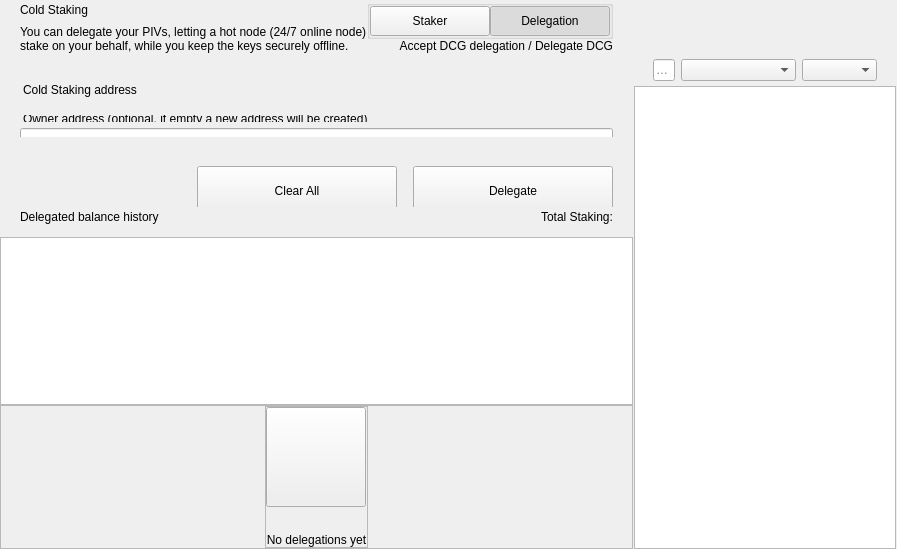
<?xml version="1.0" encoding="UTF-8"?>
<ui version="4.0">
 <class>ColdStakingWidget</class>
 <widget class="QWidget" name="ColdStakingWidget">
  <property name="geometry">
   <rect>
    <x>0</x>
    <y>0</y>
    <width>629</width>
    <height>549</height>
   </rect>
  </property>
  <property name="windowTitle">
   <string notr="true">N/A</string>
  </property>
  <layout class="QHBoxLayout" name="horizontalLayout_1" stretch="2,1">
   <property name="spacing">
    <number>0</number>
   </property>
   <property name="leftMargin">
    <number>0</number>
   </property>
   <property name="topMargin">
    <number>0</number>
   </property>
   <property name="rightMargin">
    <number>0</number>
   </property>
   <property name="bottomMargin">
    <number>0</number>
   </property>
   <item>
    <widget class="QWidget" name="left" native="true">
     <layout class="QVBoxLayout" name="verticalLayout_3">
      <property name="leftMargin">
       <number>0</number>
      </property>
      <property name="topMargin">
       <number>0</number>
      </property>
      <property name="rightMargin">
       <number>0</number>
      </property>
      <property name="bottomMargin">
       <number>0</number>
      </property>
      <item>
       <layout class="QVBoxLayout" name="verticalLayout_2">
        <property name="spacing">
         <number>0</number>
        </property>
        <item>
         <layout class="QVBoxLayout" name="verticalLayoutTop">
          <property name="spacing">
           <number>0</number>
          </property>
          <property name="leftMargin">
           <number>0</number>
          </property>
          <property name="rightMargin">
           <number>0</number>
          </property>
          <item>
           <widget class="QWidget" name="containerTitle" native="true">
            <property name="sizePolicy">
             <sizepolicy hsizetype="Preferred" vsizetype="Minimum">
              <horstretch>0</horstretch>
              <verstretch>0</verstretch>
             </sizepolicy>
            </property>
            <property name="maximumSize">
             <size>
              <width>16777215</width>
              <height>100</height>
             </size>
            </property>
            <layout class="QHBoxLayout" name="containerTitleLayout">
             <property name="spacing">
              <number>0</number>
             </property>
             <property name="leftMargin">
              <number>20</number>
             </property>
             <property name="topMargin">
              <number>0</number>
             </property>
             <property name="rightMargin">
              <number>20</number>
             </property>
             <property name="bottomMargin">
              <number>0</number>
             </property>
             <item>
              <layout class="QVBoxLayout" name="verticalLayout11">
               <property name="spacing">
                <number>5</number>
               </property>
               <item>
                <widget class="QLabel" name="labelTitle">
                 <property name="text">
                  <string>Cold Staking</string>
                 </property>
                </widget>
               </item>
               <item>
                <widget class="QLabel" name="labelSubtitle1">
                 <property name="maximumSize">
                  <size>
                   <width>16777215</width>
                   <height>16777215</height>
                  </size>
                 </property>
                 <property name="text">
                  <string>You can delegate your PIVs, letting a hot node (24/7 online node)
stake on your behalf, while you keep the keys securely offline.</string>
                 </property>
                </widget>
               </item>
              </layout>
             </item>
             <item>
              <spacer name="horizontalSpacer">
               <property name="orientation">
                <enum>Qt::Horizontal</enum>
               </property>
               <property name="sizeHint" stdset="0">
                <size>
                 <width>40</width>
                 <height>20</height>
                </size>
               </property>
              </spacer>
             </item>
             <item>
              <widget class="QWidget" name="containerViewPrivacyChecks" native="true">
               <layout class="QVBoxLayout" name="containerPrivacyChecks">
                <property name="spacing">
                 <number>0</number>
                </property>
                <property name="leftMargin">
                 <number>0</number>
                </property>
                <property name="topMargin">
                 <number>0</number>
                </property>
                <property name="rightMargin">
                 <number>0</number>
                </property>
                <property name="bottomMargin">
                 <number>0</number>
                </property>
                <item alignment="Qt::AlignHCenter|Qt::AlignVCenter">
                 <widget class="QGroupBox" name="groupBox">
                  <property name="title">
                   <string/>
                  </property>
                  <layout class="QHBoxLayout" name="horizontalLayout_2_1">
                   <property name="spacing">
                    <number>0</number>
                   </property>
                   <property name="leftMargin">
                    <number>0</number>
                   </property>
                   <property name="topMargin">
                    <number>0</number>
                   </property>
                   <property name="rightMargin">
                    <number>0</number>
                   </property>
                   <property name="bottomMargin">
                    <number>0</number>
                   </property>
                   <item>
                    <widget class="QPushButton" name="pushLeft">
                     <property name="minimumSize">
                      <size>
                       <width>120</width>
                       <height>30</height>
                      </size>
                     </property>
                     <property name="maximumSize">
                      <size>
                       <width>120</width>
                       <height>30</height>
                      </size>
                     </property>
                     <property name="focusPolicy">
                      <enum>Qt::NoFocus</enum>
                     </property>
                     <property name="text">
                      <string>Staker</string>
                     </property>
                     <property name="checkable">
                      <bool>true</bool>
                     </property>
                     <property name="autoExclusive">
                      <bool>true</bool>
                     </property>
                    </widget>
                   </item>
                   <item>
                    <widget class="QPushButton" name="pushRight">
                     <property name="minimumSize">
                      <size>
                       <width>120</width>
                       <height>30</height>
                      </size>
                     </property>
                     <property name="maximumSize">
                      <size>
                       <width>120</width>
                       <height>30</height>
                      </size>
                     </property>
                     <property name="focusPolicy">
                      <enum>Qt::NoFocus</enum>
                     </property>
                     <property name="text">
                      <string>Delegation</string>
                     </property>
                     <property name="checkable">
                      <bool>true</bool>
                     </property>
                     <property name="checked">
                      <bool>true</bool>
                     </property>
                     <property name="autoExclusive">
                      <bool>true</bool>
                     </property>
                    </widget>
                   </item>
                  </layout>
                 </widget>
                </item>
                <item alignment="Qt::AlignTop">
                 <widget class="QLabel" name="labelSubtitle2">
                  <property name="text">
                   <string>Accept DCG delegation / Delegate DCG</string>
                  </property>
                  <property name="alignment">
                   <set>Qt::AlignRight|Qt::AlignTrailing|Qt::AlignVCenter</set>
                  </property>
                 </widget>
                </item>
               </layout>
              </widget>
             </item>
            </layout>
           </widget>
          </item>
          <item>
           <spacer name="verticalSpacer_2">
            <property name="orientation">
             <enum>Qt::Vertical</enum>
            </property>
            <property name="sizeType">
             <enum>QSizePolicy::Fixed</enum>
            </property>
            <property name="sizeHint" stdset="0">
             <size>
              <width>20</width>
              <height>30</height>
             </size>
            </property>
           </spacer>
          </item>
          <item>
           <widget class="QWidget" name="containerSend" native="true">
            <property name="minimumSize">
             <size>
              <width>0</width>
              <height>50</height>
             </size>
            </property>
            <layout class="QVBoxLayout" name="containerSendRow">
             <property name="spacing">
              <number>6</number>
             </property>
             <property name="leftMargin">
              <number>0</number>
             </property>
             <property name="topMargin">
              <number>0</number>
             </property>
             <property name="rightMargin">
              <number>0</number>
             </property>
             <property name="bottomMargin">
              <number>0</number>
             </property>
             <item>
              <widget class="QLabel" name="labelEditTitle">
               <property name="maximumSize">
                <size>
                 <width>16777215</width>
                 <height>30</height>
                </size>
               </property>
               <property name="styleSheet">
                <string notr="true">padding-left:20px; padding-bottom:3px;</string>
               </property>
               <property name="text">
                <string>Cold Staking address</string>
               </property>
              </widget>
             </item>
             <item>
              <spacer name="verticalSpacer_6">
               <property name="orientation">
                <enum>Qt::Vertical</enum>
               </property>
               <property name="sizeType">
                <enum>QSizePolicy::Fixed</enum>
               </property>
               <property name="sizeHint" stdset="0">
                <size>
                 <width>20</width>
                 <height>9</height>
                </size>
               </property>
              </spacer>
             </item>
             <item>
              <widget class="QWidget" name="containerOwner" native="true">
               <layout class="QVBoxLayout" name="vContainerOwner">
                <property name="spacing">
                 <number>4</number>
                </property>
                <property name="leftMargin">
                 <number>20</number>
                </property>
                <property name="topMargin">
                 <number>0</number>
                </property>
                <property name="rightMargin">
                 <number>20</number>
                </property>
                <property name="bottomMargin">
                 <number>0</number>
                </property>
                <item>
                 <widget class="QLabel" name="labelSubtitleDescription">
                  <property name="maximumSize">
                   <size>
                    <width>16777215</width>
                    <height>20</height>
                   </size>
                  </property>
                  <property name="styleSheet">
                   <string notr="true">margin-bottom:2px;
                   margin-left:0.05px;
                   padding:0px;</string>
                  </property>
                  <property name="text">
                   <string>Owner address (optional, if empty a new address will be created)</string>
                  </property>
                 </widget>
                </item>
                <item>
                 <widget class="QLineEdit" name="lineEditOwnerAddress">
                  <property name="minimumSize">
                   <size>
                    <width>0</width>
                    <height>50</height>
                   </size>
                  </property>
                  <property name="maximumSize">
                   <size>
                    <width>16777215</width>
                    <height>50</height>
                   </size>
                  </property>
                  <property name="styleSheet">
                   <string notr="true"/>
                  </property>
                  <property name="placeholderText">
                   <string>Enter owner address</string>
                  </property>
                 </widget>
                </item>
               </layout>
              </widget>
             </item>
            </layout>
           </widget>
          </item>
         </layout>
        </item>
        <item>
         <spacer name="verticalSpacer_3">
          <property name="orientation">
           <enum>Qt::Vertical</enum>
          </property>
          <property name="sizeType">
           <enum>QSizePolicy::Minimum</enum>
          </property>
          <property name="sizeHint" stdset="0">
           <size>
            <width>20</width>
            <height>20</height>
           </size>
          </property>
         </spacer>
        </item>
        <item>
         <widget class="QWidget" name="containerBtn" native="true">
          <property name="minimumSize">
           <size>
            <width>0</width>
            <height>50</height>
           </size>
          </property>
          <layout class="QHBoxLayout" name="horizontalLayout">
           <property name="rightMargin">
            <number>20</number>
           </property>
           <item>
            <spacer name="horizontalSpacer_2">
             <property name="orientation">
              <enum>Qt::Horizontal</enum>
             </property>
             <property name="sizeHint" stdset="0">
              <size>
               <width>200</width>
               <height>20</height>
              </size>
             </property>
            </spacer>
           </item>
           <item>
            <layout class="QHBoxLayout" name="horizontalLayout_7">
             <item>
              <spacer name="horizontalSpacer_3">
               <property name="orientation">
                <enum>Qt::Horizontal</enum>
               </property>
               <property name="sizeType">
                <enum>QSizePolicy::Expanding</enum>
               </property>
               <property name="sizeHint" stdset="0">
                <size>
                 <width>40</width>
                 <height>20</height>
                </size>
               </property>
              </spacer>
             </item>
             <item>
              <widget class="QPushButton" name="pushButtonClear">
               <property name="minimumSize">
                <size>
                 <width>200</width>
                 <height>50</height>
                </size>
               </property>
               <property name="focusPolicy">
                <enum>Qt::NoFocus</enum>
               </property>
               <property name="text">
                <string>Clear All</string>
               </property>
              </widget>
             </item>
             <item>
              <spacer name="horizontalSpacer_4">
               <property name="orientation">
                <enum>Qt::Horizontal</enum>
               </property>
               <property name="sizeType">
                <enum>QSizePolicy::Fixed</enum>
               </property>
               <property name="sizeHint" stdset="0">
                <size>
                 <width>10</width>
                 <height>20</height>
                </size>
               </property>
              </spacer>
             </item>
             <item>
              <widget class="QPushButton" name="pushButtonSend">
               <property name="minimumSize">
                <size>
                 <width>200</width>
                 <height>50</height>
                </size>
               </property>
               <property name="maximumSize">
                <size>
                 <width>200</width>
                 <height>50</height>
                </size>
               </property>
               <property name="focusPolicy">
                <enum>Qt::NoFocus</enum>
               </property>
               <property name="text">
                <string>Delegate</string>
               </property>
              </widget>
             </item>
            </layout>
           </item>
          </layout>
         </widget>
        </item>
        <item>
         <widget class="QWidget" name="containerHistoryLabel" native="true">
          <layout class="QHBoxLayout" name="horizontalLayout_4">
           <property name="spacing">
            <number>0</number>
           </property>
           <property name="leftMargin">
            <number>20</number>
           </property>
           <property name="topMargin">
            <number>0</number>
           </property>
           <property name="rightMargin">
            <number>20</number>
           </property>
           <property name="bottomMargin">
            <number>0</number>
           </property>
           <item>
            <widget class="QWidget" name="verticalWidget" native="true">
             <property name="minimumSize">
              <size>
               <width>100</width>
               <height>0</height>
              </size>
             </property>
             <layout class="QVBoxLayout" name="verticalLayout_58">
              <property name="leftMargin">
               <number>0</number>
              </property>
              <property name="topMargin">
               <number>0</number>
              </property>
              <property name="rightMargin">
               <number>0</number>
              </property>
              <property name="bottomMargin">
               <number>0</number>
              </property>
              <item>
               <widget class="QLabel" name="labelListHistory">
                <property name="text">
                 <string>Delegated balance history</string>
                </property>
               </widget>
              </item>
             </layout>
            </widget>
           </item>
           <item>
            <spacer name="horizontalSpacer_5">
             <property name="orientation">
              <enum>Qt::Horizontal</enum>
             </property>
             <property name="sizeHint" stdset="0">
              <size>
               <width>40</width>
               <height>20</height>
              </size>
             </property>
            </spacer>
           </item>
           <item>
            <widget class="QLabel" name="labelStakingTotal">
             <property name="text">
              <string>Total Staking:</string>
             </property>
            </widget>
           </item>
          </layout>
         </widget>
        </item>
        <item>
         <layout class="QVBoxLayout" name="verticalLayout_64">
          <property name="spacing">
           <number>0</number>
          </property>
          <item>
           <spacer name="verticalSpacer_44">
            <property name="orientation">
             <enum>Qt::Vertical</enum>
            </property>
            <property name="sizeType">
             <enum>QSizePolicy::Fixed</enum>
            </property>
            <property name="sizeHint" stdset="0">
             <size>
              <width>20</width>
              <height>10</height>
             </size>
            </property>
           </spacer>
          </item>
          <item>
           <widget class="QListView" name="listView">
            <property name="enabled">
             <bool>true</bool>
            </property>
            <property name="mouseTracking">
             <bool>true</bool>
            </property>
           </widget>
          </item>
          <item>
           <widget class="QFrame" name="emptyContainer">
            <property name="minimumSize">
             <size>
              <width>0</width>
              <height>100</height>
             </size>
            </property>
            <property name="frameShape">
             <enum>QFrame::StyledPanel</enum>
            </property>
            <property name="frameShadow">
             <enum>QFrame::Raised</enum>
            </property>
            <layout class="QVBoxLayout" name="verticalLayout_71" stretch="1,8">
             <property name="spacing">
              <number>0</number>
             </property>
             <property name="leftMargin">
              <number>0</number>
             </property>
             <property name="topMargin">
              <number>0</number>
             </property>
             <property name="rightMargin">
              <number>0</number>
             </property>
             <property name="bottomMargin">
              <number>0</number>
             </property>
             <item>
              <spacer name="verticalSpacer">
               <property name="orientation">
                <enum>Qt::Vertical</enum>
               </property>
               <property name="sizeHint" stdset="0">
                <size>
                 <width>20</width>
                 <height>20</height>
                </size>
               </property>
              </spacer>
             </item>
             <item alignment="Qt::AlignHCenter|Qt::AlignVCenter">
              <widget class="QFrame" name="emptyScreen">
               <property name="sizePolicy">
                <sizepolicy hsizetype="Expanding" vsizetype="Expanding">
                 <horstretch>0</horstretch>
                 <verstretch>0</verstretch>
                </sizepolicy>
               </property>
               <property name="frameShape">
                <enum>QFrame::StyledPanel</enum>
               </property>
               <property name="frameShadow">
                <enum>QFrame::Raised</enum>
               </property>
               <layout class="QVBoxLayout" name="verticalLayout">
                <property name="spacing">
                 <number>30</number>
                </property>
                <property name="leftMargin">
                 <number>0</number>
                </property>
                <property name="topMargin">
                 <number>0</number>
                </property>
                <property name="rightMargin">
                 <number>0</number>
                </property>
                <property name="bottomMargin">
                 <number>0</number>
                </property>
                <item alignment="Qt::AlignHCenter|Qt::AlignVCenter">
                 <widget class="QPushButton" name="pushImgEmpty">
                  <property name="minimumSize">
                   <size>
                    <width>100</width>
                    <height>100</height>
                   </size>
                  </property>
                  <property name="maximumSize">
                   <size>
                    <width>100</width>
                    <height>100</height>
                   </size>
                  </property>
                  <property name="focusPolicy">
                   <enum>Qt::NoFocus</enum>
                  </property>
                  <property name="text">
                   <string/>
                  </property>
                  <property name="iconSize">
                   <size>
                    <width>100</width>
                    <height>100</height>
                   </size>
                  </property>
                 </widget>
                </item>
                <item alignment="Qt::AlignHCenter|Qt::AlignVCenter">
                 <widget class="QLabel" name="labelEmpty">
                  <property name="styleSheet">
                   <string notr="true"/>
                  </property>
                  <property name="text">
                   <string>No delegations yet</string>
                  </property>
                  <property name="alignment">
                   <set>Qt::AlignCenter</set>
                  </property>
                 </widget>
                </item>
               </layout>
              </widget>
             </item>
            </layout>
           </widget>
          </item>
         </layout>
        </item>
       </layout>
      </item>
     </layout>
    </widget>
   </item>
   <item>
    <widget class="QWidget" name="right" native="true">
     <layout class="QVBoxLayout" name="rightContainer">
      <property name="spacing">
       <number>0</number>
      </property>
      <property name="leftMargin">
       <number>1</number>
      </property>
      <property name="topMargin">
       <number>0</number>
      </property>
      <property name="rightMargin">
       <number>1</number>
      </property>
      <property name="bottomMargin">
       <number>0</number>
      </property>
      <item>
       <widget class="QWidget" name="containerRightButtons" native="true">
        <property name="minimumSize">
         <size>
          <width>0</width>
          <height>50</height>
         </size>
        </property>
        <layout class="QVBoxLayout" name="verticalLayout_4">
         <property name="leftMargin">
          <number>19</number>
         </property>
         <property name="topMargin">
          <number>0</number>
         </property>
         <property name="rightMargin">
          <number>19</number>
         </property>
         <property name="bottomMargin">
          <number>0</number>
         </property>
         <item>
          <widget class="OptionButton" name="btnCoinControl" native="true">
           <property name="minimumSize">
            <size>
             <width>0</width>
             <height>0</height>
            </size>
           </property>
          </widget>
         </item>
         <item>
          <widget class="OptionButton" name="btnColdStaking" native="true"/>
         </item>
         <item>
          <widget class="OptionButton" name="btnMyStakingAddresses" native="true">
           <property name="sizePolicy">
            <sizepolicy hsizetype="Preferred" vsizetype="Minimum">
             <horstretch>0</horstretch>
             <verstretch>0</verstretch>
            </sizepolicy>
           </property>
          </widget>
         </item>
        </layout>
       </widget>
      </item>
      <item>
       <widget class="QWidget" name="sortWidget" native="true">
        <layout class="QHBoxLayout" name="horizontalLayout_6">
         <property name="leftMargin">
          <number>19</number>
         </property>
         <property name="rightMargin">
          <number>19</number>
         </property>
         <property name="bottomMargin">
          <number>5</number>
         </property>
           <item>
            <widget class="QLineEdit" name="lineEditFilter">
             <property name="sizePolicy">
              <sizepolicy hsizetype="Expanding" vsizetype="Fixed">
               <horstretch>0</horstretch>
               <verstretch>0</verstretch>
              </sizepolicy>
             </property>
             <property name="minimumSize">
              <size>
               <width>0</width>
               <height>0</height>
              </size>
             </property>
             <property name="contextMenuPolicy">
              <enum>Qt::DefaultContextMenu</enum>
             </property>
             <property name="acceptDrops">
              <bool>false</bool>
             </property>
             <property name="maxLength">
              <number>40</number>
             </property>
             <property name="placeholderText">
              <string>Filter</string>
             </property>
            </widget>
           </item>
         <item>
          <spacer name="horizontalSpacer_6">
           <property name="orientation">
            <enum>Qt::Horizontal</enum>
           </property>
           <property name="sizeType">
              <enum>QSizePolicy::Preferred</enum>
           </property>
           <property name="sizeHint" stdset="0">
            <size>
             <width>20</width>
             <height>20</height>
            </size>
           </property>
          </spacer>
         </item>
         <item>
          <widget class="QComboBox" name="comboBoxSort">
           <property name="sizePolicy">
            <sizepolicy hsizetype="Preferred" vsizetype="Fixed">
             <horstretch>0</horstretch>
             <verstretch>0</verstretch>
            </sizepolicy>
           </property>
           <property name="minimumSize">
            <size>
             <width>115</width>
             <height>0</height>
            </size>
           </property>
          </widget>
         </item>
         <item>
          <widget class="QComboBox" name="comboBoxSortOrder">
           <property name="sizePolicy">
            <sizepolicy hsizetype="Preferred" vsizetype="Fixed">
             <horstretch>0</horstretch>
             <verstretch>0</verstretch>
            </sizepolicy>
           </property>
           <property name="minimumSize">
            <size>
             <width>75</width>
             <height>0</height>
            </size>
           </property>
          </widget>
         </item>
        </layout>
       <zorder>comboBoxSort</zorder>
       <zorder>comboBoxSortOrder</zorder>
       <zorder>lineEditFilter</zorder>
       </widget>
      </item>
      <item>
       <widget class="QListView" name="listViewStakingAddress">
        <property name="enabled">
         <bool>true</bool>
        </property>
        <property name="mouseTracking">
         <bool>true</bool>
        </property>
       </widget>
      </item>
     </layout>
    </widget>
   </item>
  </layout>
 </widget>
 <customwidgets>
  <customwidget>
   <class>OptionButton</class>
   <extends>QWidget</extends>
   <header>qt/pivx/optionbutton.h</header>
   <container>1</container>
  </customwidget>
 </customwidgets>
 <resources/>
 <connections/>
</ui>
